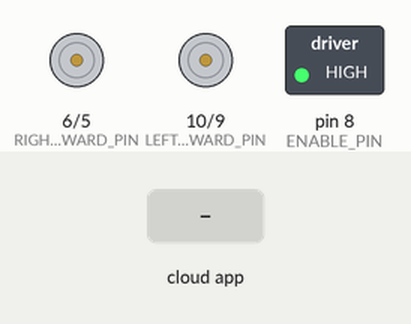
Simulated run of this sketch. Board: Arduino Uno, built with avr-gcc and run on an emulated ATmega328P. Parts: motor-driver pin pairs drawn as motors (green arrow = first pin HIGH = forward, orange = second pin HIGH = backward, longer = more drive), switched loads named in the sketch (green lamp = pin HIGH). The inputs (shaded band) are chosen by the test bench. The ROS host is connected and sends only what is stated.

Above: at 1.2 s.
1.3 s: the phone or cloud app sets linear.x to -100
At 1.5 s:
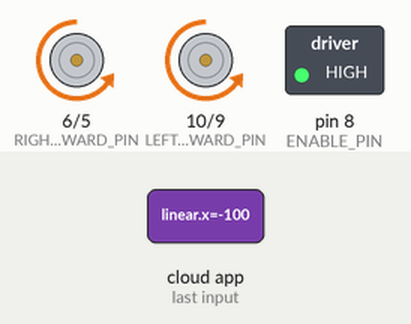
4.3 s: the phone or cloud app sets linear.x to 100
At 4.54 s:
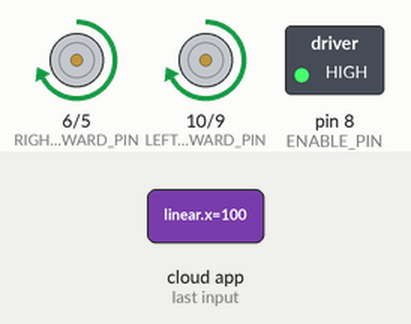
Timing chart, 0 to 7.3 s (numbered marks = the images above; inputs shaded):
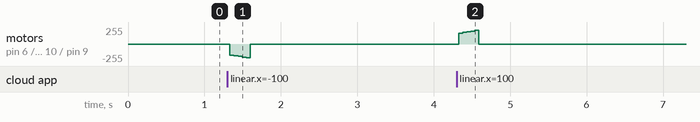

Measured:
- after the input at 4.3 s, motor on pin 6 (RIGHT_MOTOR_FORWARD_PIN) / pin 5 (RIGHT_MOTOR_REVERSE_PIN), motor on pin 10 (LEFT_MOTOR_FORWARD_PIN) / pin 9 (LEFT_MOTOR_REVERSE_PIN): rises from stopped to forward 205/255 in 0.21 s, then falls to stopped in 0.05 s

The sketch:

mark_ii_motors_only.ino
```cpp
#include <Arduino.h>
#include <ros.h>
#include <ros/time.h>
#include <geometry_msgs/Twist.h>

#define MOTOR_INTERVAL 50
#define MOVEMENT_TIMEOUT 200
#define turnSpeedMin 145
#define turnSpeedMax 180
#define moveSpeedMin 140
#define moveSpeedStart 165
#define moveSpeedMax 245
#define moveSpeedMaxL 255
#define moveSpeedMaxR 220
#define moveBackSpeedMax 235

// MegaMoto PWM PINS
byte LEFT_MOTOR_FORWARD_PIN = 10; //TODO: change me to the right one
byte LEFT_MOTOR_REVERSE_PIN = 9; //TODO: change me to the right one
byte RIGHT_MOTOR_FORWARD_PIN = 6; //TODO: change me to the right one
byte RIGHT_MOTOR_REVERSE_PIN = 5; //TODO: change me to the right one
// Place all MegaMoto Enable jumpers on D8 to turn up with HIGH signal
byte ENABLE_PIN = 8; //TODO: change me to the right one

float currX = 0.0;
float currZ = 0.0;
float goalX = 0.0;
float goalZ = 0.0;
boolean running = false;
boolean cb = false;
byte currSpeed = 0;
byte leftHeading = 0; //1 forward, 2 backward
byte rightHeading = 0; //1 forward, 2 backward
byte forwardBlocked = 0; //0 unblocked, 1 blocked
unsigned long lastMssgTime = 0;
#define wheelDiameter 6.56 // In cm
#define wheelSeparation 26 // In cm
int encoderTicks = 20; // Per rotation
byte gearRatio =  1;
unsigned long lastMilli = 0;
long currCoder0 = 0;
long currCoder1 = 0;
long prevCoder0 = 0;
long prevCoder1 = 0;
long totalCoder0 = 0;
long totalCoder1 = 0;
long totalDiffCnt = 0;
long totalDiffs = 0;

ros::NodeHandle  nh;
//std_msgs::String debug_msg;
//ros::Publisher Debug ("debug_bot", &debug_msg);
//geometry_msgs::Twist twist_msg;
//ros::Publisher Sensorpub ("sensor_debug", &twist_msg);
//ros::Publisher Odompub ("odom_debug", &twist_msg);
//sensor_msgs::Range sonar_range_msg;
//ros::Publisher sl_pub( "sonar_left_depth_frame", &sonar_range_msg);
//ros::Publisher sc_pub( "sonar_center_depth_frame", &sonar_range_msg);
//ros::Publisher sr_pub( "sonar_right_depth_frame", &sonar_range_msg);
//geometry_msgs::Vector3Stamped rpm_msg;
//ros::Publisher rpm_pub("rpm", &rpm_msg);

void messageCb(const geometry_msgs::Twist& msg){
  float msgX = msg.linear.x;
  float msgZ = msg.angular.z;
  if(abs(msgX) >= abs(msgZ) && (msgX > 0.1 || msgX < -0.1)){
    goalX = msgX;
    goalZ = 0;
  } else {
    goalX = 0;
    goalZ = msgZ;
  }
  cb = true;
//  debug_msg.data = "RUNNING MSSG CALLBACK";
//  Debug.publish(&debug_msg);
}

int nextSpeed(int minSpeed, int maxSpeed){
  if(currSpeed == 0){
    return minSpeed;
  } else if(currSpeed < maxSpeed){
    return currSpeed + 10;
  }
  return currSpeed;
}

int speedBump(){
  int currLeftCnt = abs(currCoder0);
  int currRightCnt = abs(currCoder1);
  int diffCnt = currLeftCnt - currRightCnt;
  double avgDiff = 0;
  if(diffCnt == 0){
    //return 0;
  } else {
    totalDiffCnt += diffCnt;
    totalDiffs += 1;
  }
  avgDiff = (double)totalDiffCnt/(double)totalDiffs;
  if(totalDiffs < 10 || avgDiff == 0){
    return 0;
  }
  if (avgDiff > 0){
    //left turned more
    return (100*avgDiff);
  } else {
    //right turned more, return positive bump
    return (-100*avgDiff);
  }
}

int getLeftSpeed(int correction, int moveMax){
  int newSpeed = currSpeed + correction;
  if(newSpeed > moveMax){
    return moveMax;
  } else if(newSpeed < moveSpeedMin){
    return moveSpeedMin;
  }
  return newSpeed;
}

int getRightSpeed(int correction, int moveMax){
  int newSpeed = currSpeed - correction;
  if(newSpeed > moveMax){
    return moveMax;
  } else if(newSpeed < moveSpeedMin){
    return moveSpeedMin;
  }
  return newSpeed;
}

void moveForward(){
//  debug_msg.data = "MOVING FORWARD";
//  Debug.publish(&debug_msg);
  running = true;
  leftHeading = 1;
  rightHeading = 1;
  currSpeed = nextSpeed(moveSpeedStart, moveSpeedMax);
  int correction = speedBump();
  int leftSpeed = getLeftSpeed(correction, moveSpeedMaxL);
  int rightSpeed = getRightSpeed(correction, moveSpeedMaxR);
//  debugOdom(leftSpeed, rightSpeed, correction, currSpeed, totalDiffCnt, totalDiffs);
  analogWrite(RIGHT_MOTOR_REVERSE_PIN, 0);
  analogWrite(LEFT_MOTOR_REVERSE_PIN, 0);
  analogWrite(RIGHT_MOTOR_FORWARD_PIN, rightSpeed);
  analogWrite(LEFT_MOTOR_FORWARD_PIN, leftSpeed);
}

void moveBackward(){
//  debug_msg.data = "MOVING BACKWARD";
//  Debug.publish(&debug_msg);
  running = true;
  leftHeading = 2;
  rightHeading = 2;
  currSpeed = nextSpeed(moveSpeedStart, moveBackSpeedMax);
  int correction = speedBump();
  int leftSpeed = getLeftSpeed(correction, moveBackSpeedMax);
  int rightSpeed = getRightSpeed(correction, moveBackSpeedMax);
//  debugOdom(leftSpeed, rightSpeed, correction, currSpeed, totalDiffCnt, totalDiffs);
  analogWrite(RIGHT_MOTOR_FORWARD_PIN, 0);
  analogWrite(LEFT_MOTOR_FORWARD_PIN, 0);
  analogWrite(RIGHT_MOTOR_REVERSE_PIN, rightSpeed);
  analogWrite(LEFT_MOTOR_REVERSE_PIN, leftSpeed);
}

void turnLeft(){
//  debug_msg.data = "TURN LEFT";
//  Debug.publish(&debug_msg);
  running = true;
  leftHeading = 2;
  rightHeading = 1;
  currSpeed = nextSpeed(turnSpeedMin, turnSpeedMax);
  analogWrite(RIGHT_MOTOR_FORWARD_PIN, 0);
  analogWrite(LEFT_MOTOR_REVERSE_PIN, 0);
  analogWrite(RIGHT_MOTOR_REVERSE_PIN, currSpeed);
  analogWrite(LEFT_MOTOR_FORWARD_PIN, currSpeed);
}

void turnRight(){
//  debug_msg.data = "TURN RIGHT";
//  Debug.publish(&debug_msg);
  running = true;
  leftHeading = 1;
  rightHeading = 2;
  currSpeed = nextSpeed(turnSpeedMin, turnSpeedMax);
  analogWrite(RIGHT_MOTOR_REVERSE_PIN, 0);
  analogWrite(LEFT_MOTOR_FORWARD_PIN, 0);
  analogWrite(RIGHT_MOTOR_FORWARD_PIN, currSpeed);
  analogWrite(LEFT_MOTOR_REVERSE_PIN, currSpeed);
}

void stopMovement(){
//  debug_msg.data = "MOVEMENT STOPPED";
//  Debug.publish(&debug_msg);
  analogWrite(RIGHT_MOTOR_FORWARD_PIN, 0);
  analogWrite(LEFT_MOTOR_FORWARD_PIN, 0);
  analogWrite(RIGHT_MOTOR_REVERSE_PIN, 0);
  analogWrite(LEFT_MOTOR_REVERSE_PIN, 0);
  running = false;
  currX = 0;
  currZ = 0;
  goalX = 0;
  goalZ = 0;
  currSpeed = 0;
  leftHeading = 0;
  rightHeading = 0;
}


boolean movingForward(){
  if(leftHeading == 1 && rightHeading == 1){
    return true;
  }
  return false;
}

boolean movingBackward(){
  if(leftHeading == 2 && rightHeading == 2){
    return true;
  }
  return false;
}

boolean turningLeft(){
  if(leftHeading == 2 && rightHeading == 1){
    return true;
  }
  return false;
}

boolean turningRight(){
  if(leftHeading == 1 && rightHeading == 2){
    return true;
  }
  return false;
}
//
//void left_INCRE()
//{
//  left_ASet = digitalRead(left_PinA) == HIGH;
//  left_encval += (left_ASet != left_BSet) ? +1 : -1;
//}
//
//void left_DECRE()
//{
//  left_BSet = digitalRead(left_PinB) == HIGH;
//  left_encval += (left_ASet == left_BSet) ? +1 : -1;
//}
//
//void right_INCRE()
//{
//  right_ASet = digitalRead(right_PinA) == HIGH;
//  right_encval += (right_ASet != right_BSet) ? +1 : -1;
//}
//
//void right_DECRE()
//{
//  right_BSet = digitalRead(right_PinB) == HIGH;
//  right_encval += (right_ASet == right_BSet) ? +1 : -1;
//}
//
//boolean sonarBlocked(int val){
//  if(val > 0 && val < SONAR_PERSONAL_SPACE){
//    return true;
//  }
//  return false;
//}
//
//boolean sensorBlocked(int sLeft, int sRight, int sCenter){
//  if(sonarBlocked(sLeft) || sonarBlocked(sRight) || sonarBlocked(sCenter)){
//    return true;
//  }
//  return false;
//}

//void debugSensors(int sLeft, int sRight, int sCenter){
//  twist_msg.linear.x = sLeft;
//  twist_msg.linear.y = sCenter;
//  twist_msg.linear.z = sRight;
//  twist_msg.angular.y = forwardBlocked;
//  Sensorpub.publish(&twist_msg);
//}

//void publishSonar(float sLeft, float sRight, float sCenter){
//  char sl_frameid[] = "/sonar_left_depth_frame";
//  char sr_frameid[] = "/sonar_right_depth_frame";
//  char sc_frameid[] = "/sonar_center_depth_frame";
//
//  sLeft = sLeft / 100; //because we want to send the value in meters
//  sonar_range_msg.header.frame_id =  sl_frameid;
//  sonar_range_msg.range = sLeft;
//  sonar_range_msg.header.stamp = nh.now();
//  sl_pub.publish(&sonar_range_msg);
//
//  sRight = sRight / 100; //because we want to send the value in meters
//  sonar_range_msg.header.frame_id =  sr_frameid;
//  sonar_range_msg.range = sRight;
//  sonar_range_msg.header.stamp = nh.now();
//  sr_pub.publish(&sonar_range_msg);
//
//  sCenter = sCenter / 100; //because we want to send the value in meters
//  sonar_range_msg.header.frame_id =  sc_frameid;
//  sonar_range_msg.range = sCenter;
//  sonar_range_msg.header.stamp = nh.now();
//  sc_pub.publish(&sonar_range_msg);
//  //nh.spinOnce();
//}

//void checkForBlocks(float sLeft, float sRight, float sCenter){
//  bool blocked = sensorBlocked(sLeft, sRight, sCenter);
//  if(blocked){
////    debug_msg.data = "BLOCKING FORWARD MOTION";
////    Debug.publish(&debug_msg);
//    forwardBlocked = 1;
//  } else {
////      debug_msg.data = "FORWARD MOTION UNBLOCKED";
////      Debug.publish(&debug_msg);
//    forwardBlocked = 0;
//  }
//
//  if(blocked && goalX > 0.1){
//    goalX = 0;
//    goalZ = 0;
////    debug_msg.data = "SHOULD STOP FORWARD MOTION by setting goal velocities to 0";
////    Debug.publish(&debug_msg);
//  }
//}

long sonarDistance(int vcc, int trig, int echo){
  digitalWrite(vcc, HIGH);
  long duration;
  pinMode(trig, OUTPUT);
  digitalWrite(trig, LOW);
  delayMicroseconds(2);
  digitalWrite(trig, HIGH);
  delayMicroseconds(5);
  digitalWrite(trig, LOW);
  pinMode(echo,INPUT);
  duration = pulseIn(echo, HIGH);
  return microsecondsToCentimeters(duration);
}
//
//void checkSensors(){
//  float sLeft = sonarDistance(sl_vcc, sl_trig, sl_echo);
//  float sCenter = sonarDistance(sc_vcc, sc_trig, sc_echo);
//  float sRight = sonarDistance(sr_vcc, sr_trig, sr_echo);
//
//  checkForBlocks(sLeft, sRight, sCenter);
//  publishSonar(sLeft, sRight, sCenter);
//  //debugSensors(sLeft, sRight, sCenter);
//}


long microsecondsToCentimeters(long microseconds)
{
// The speed of sound is 340 m/s or 29 microseconds per centimeter.
// The ping travels out and back, so to find the distance of the
// object we take half of the distance travelled.
return microseconds / 29 / 2;
}

void controlMotors(){
  if(goalX != currX || goalZ != currZ || goalX > 0.1 || goalX < -0.1 || goalZ > 0.1 || goalZ < -0.1){
    if(cb == true){
      lastMssgTime = millis();
      cb = false;
    }
    currX = goalX;  // later we will slowly ramp curr up towards goal
    currZ = goalZ;  // and use an accel method to determine speed to set
    if(currX > 0.1 || currX < -0.1 || currZ > 0.1 || currZ < -0.1){
//      debug_msg.data = "NEW ACTION STARTING";
//      Debug.publish(&debug_msg);
      if(currX > 0.1){
        if(forwardBlocked == 0){
          moveForward();
        }
      } else if(currX < -0.1){
        moveBackward();
      } else if(currZ > 0.1){
        turnLeft();
      } else if(currZ < -0.1){
        turnRight();
      }
    } else {
      stopMovement();
    }
  }
//  debugSensors(millis()/1000, lastMssgTime/1000,(millis() - lastMssgTime)/1000);
  if((millis() - lastMssgTime) > MOVEMENT_TIMEOUT){
//    debug_msg.data = "STOPPING MOVEMENT DUE TO LASTMSSGTIME TIMEOUT";
//    Debug.publish(&debug_msg);
    goalX = 0;
    goalZ = 0;
  }
}

//void debugOdom(double vel_lx, double vel_az, long currCoder0, long currCoder1, long rpm0, long rpm1){
//  twist_msg.linear.x = vel_lx;
//  twist_msg.linear.y = vel_az;
//  twist_msg.linear.z = currCoder0;
//  twist_msg.angular.x = currCoder1;
//  twist_msg.angular.y = rpm0;
//  twist_msg.angular.z = rpm1;
//  Odompub.publish(&twist_msg);
//}
//
//void publishOdom(double vel_lx, double vel_az, unsigned long time){
//  rpm_msg.header.stamp = nh.now();
//  rpm_msg.vector.x = vel_lx;
//  rpm_msg.vector.y = vel_az;
//  rpm_msg.vector.z = double(time)/1000;
//  rpm_pub.publish(&rpm_msg);
//  nh.spinOnce();
//}
//
//void handleOdometry(unsigned long time){
//  double vel_lx = 0; // odom linear x velocity
//  double vel_az = 0; // odom angular z velocity
//  totalCoder0 = left_encval;  // this method of holding the encoder value
//  totalCoder1 = right_encval;  // prevents us from losing any ticks
//  currCoder0 = totalCoder0 - prevCoder0;
//  currCoder1 = totalCoder1 - prevCoder1;
//  prevCoder0 = totalCoder0;
//  prevCoder1 = totalCoder1;
//  double elapsed = time/(double)1000;
//  double tickRatio0 = (double)currCoder0/encoderTicks;
//  double tickRatio1 = (double)currCoder1/encoderTicks;
//  double rpm0 = (60*(tickRatio0))/(double)elapsed;
//  double rpm1 = (60*(tickRatio1))/(double)elapsed;
//  vel_lx = double((currCoder0)*60*1000)/double(time*encoderTicks*gearRatio);
//  vel_az = double((currCoder1)*60*1000)/double(time*encoderTicks*gearRatio);
//
//  //debugOdom(tickRatio0, tickRatio1, currCoder0, currCoder1, rpm0, rpm1);
//  publishOdom(vel_lx, vel_az, time);
//}

ros::Subscriber<geometry_msgs::Twist> sub("cmd_vel", messageCb);

void setup(){
  nh.initNode();
  nh.subscribe(sub);
//  nh.advertise(rpm_pub);
//  nh.advertise(Debug);
//  nh.advertise(Odompub);
//  nh.advertise(Sensorpub);
//git status//  pinMode(left_PinA, INPUT_PULLUP);
//  pinMode(left_PinB, INPUT_PULLUP);
//  left_ASet = digitalRead(left_PinA);
//  left_BSet = digitalRead(left_PinB);   // read the input pin
//  attachInterrupt(0, left_INCRE, CHANGE);
//  attachInterrupt(1, left_DECRE, CHANGE);
//  pinMode(right_PinA, INPUT_PULLUP);
//  pinMode(right_PinB, INPUT_PULLUP);
//  right_ASet = digitalRead(right_PinA);
//  right_BSet = digitalRead(right_PinB);   // read the input pin
//  attachInterrupt(0, right_INCRE, CHANGE);
//  attachInterrupt(1, right_DECRE, CHANGE);
  //Initialize Motor shields for Arduino (MegaMoto shields)
  //pinMode(CH2_PIN, INPUT);
  //pinMode(CH4_PIN, INPUT);
  //ENABLE MOTOR SHIELDS
  pinMode(ENABLE_PIN,OUTPUT);
  digitalWrite(ENABLE_PIN,HIGH);
  //STOP ALL MOTORS
  analogWrite(RIGHT_MOTOR_FORWARD_PIN,0);
  analogWrite(RIGHT_MOTOR_REVERSE_PIN,0);
  analogWrite(LEFT_MOTOR_FORWARD_PIN,0);
  analogWrite(LEFT_MOTOR_REVERSE_PIN,0);
//  sonar_range_msg.radiation_type = sensor_msgs::Range::ULTRASOUND;
//  sonar_range_msg.field_of_view = 0.7;
//  sonar_range_msg.min_range = 0.02;
//  sonar_range_msg.max_range = 3;
//  pinMode (sl_vcc,OUTPUT);
//  pinMode (sl_gnd,OUTPUT);
//  pinMode (sc_vcc,OUTPUT);
//  pinMode (sc_gnd,OUTPUT);
//  pinMode (sr_vcc,OUTPUT);
//  pinMode (sr_gnd,OUTPUT);
}

void loop(){
  static unsigned long motorTimer = 0;
  unsigned long time = millis();
  nh.spinOnce();

  if(lastMilli - motorTimer > MOTOR_INTERVAL){
    //handleOdometry(time-motorTimer); //TODO turn odom back on
    //checkSensors();    //TODO turn sensors back on
    controlMotors();
    motorTimer = time;
  }

  lastMilli = time;
  delay(1);
}
```
